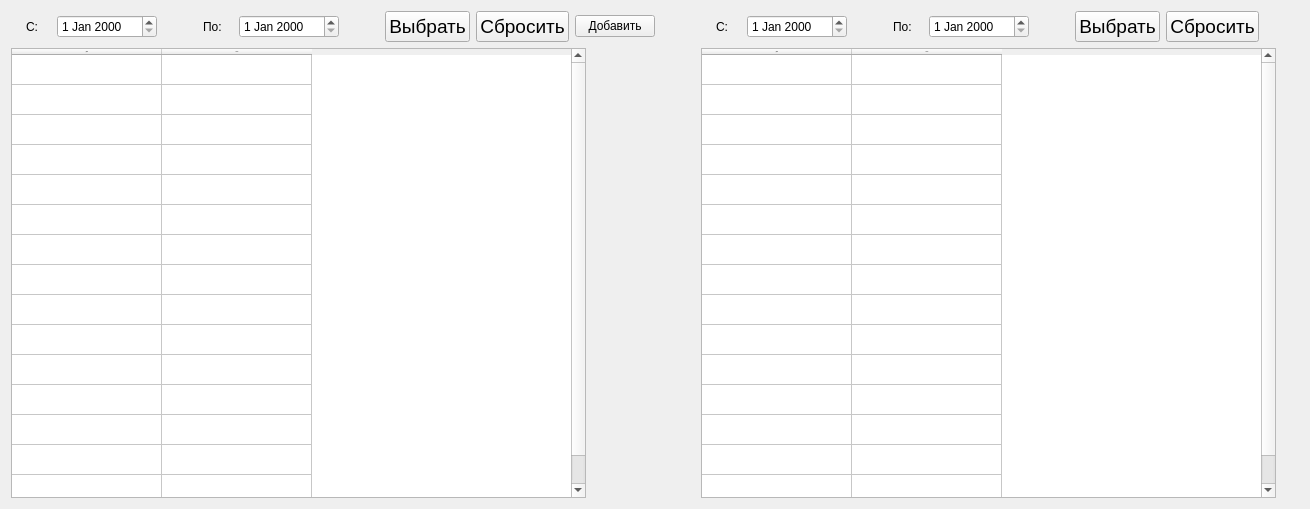
      <widget class="QWidget" name="tab_zayav">
       <attribute name="title">
        <string>Заявки</string>
       </attribute>
       <layout class="QVBoxLayout" name="verticalLayout_9">
        <item>
         <layout class="QHBoxLayout" name="horizontalLayout_5">
          <item>
           <layout class="QVBoxLayout" name="verticalLayout">
            <item>
             <layout class="QHBoxLayout" name="layout_serch_zayav">
              <item>
               <spacer name="hspacer1_serch_zayav">
                <property name="orientation">
                 <enum>Qt::Horizontal</enum>
                </property>
                <property name="sizeType">
                 <enum>QSizePolicy::Fixed</enum>
                </property>
                <property name="sizeHint" stdset="0">
                 <size>
                  <width>15</width>
                  <height>20</height>
                 </size>
                </property>
               </spacer>
              </item>
              <item>
               <widget class="QLabel" name="label1_serch_zayav">
                <property name="minimumSize">
                 <size>
                  <width>25</width>
                  <height>0</height>
                 </size>
                </property>
                <property name="maximumSize">
                 <size>
                  <width>9</width>
                  <height>16777215</height>
                 </size>
                </property>
                <property name="text">
                 <string>С:</string>
                </property>
               </widget>
              </item>
              <item>
               <widget class="QDateEdit" name="dateedit_start_serch_zayav">
                <property name="minimumSize">
                 <size>
                  <width>100</width>
                  <height>0</height>
                 </size>
                </property>
               </widget>
              </item>
              <item>
               <spacer name="hspacer2_serch_zayav">
                <property name="orientation">
                 <enum>Qt::Horizontal</enum>
                </property>
                <property name="sizeType">
                 <enum>QSizePolicy::Fixed</enum>
                </property>
                <property name="sizeHint" stdset="0">
                 <size>
                  <width>40</width>
                  <height>20</height>
                 </size>
                </property>
               </spacer>
              </item>
              <item>
               <widget class="QLabel" name="label2_serch_zayav">
                <property name="minimumSize">
                 <size>
                  <width>30</width>
                  <height>0</height>
                 </size>
                </property>
                <property name="maximumSize">
                 <size>
                  <width>15</width>
                  <height>16777215</height>
                 </size>
                </property>
                <property name="text">
                 <string>По:</string>
                </property>
               </widget>
              </item>
              <item>
               <widget class="QDateEdit" name="dateedit_finish_serch_zayav">
                <property name="sizePolicy">
                 <sizepolicy hsizetype="Minimum" vsizetype="Fixed">
                  <horstretch>0</horstretch>
                  <verstretch>0</verstretch>
                 </sizepolicy>
                </property>
                <property name="minimumSize">
                 <size>
                  <width>100</width>
                  <height>0</height>
                 </size>
                </property>
               </widget>
              </item>
              <item>
               <spacer name="hspacer3_serch_zayav">
                <property name="orientation">
                 <enum>Qt::Horizontal</enum>
                </property>
                <property name="sizeType">
                 <enum>QSizePolicy::Fixed</enum>
                </property>
                <property name="sizeHint" stdset="0">
                 <size>
                  <width>40</width>
                  <height>20</height>
                 </size>
                </property>
               </spacer>
              </item>
              <item>
               <widget class="QPushButton" name="pushbutton_ok_serch_zayav">
                <property name="font">
                 <font>
                  <pointsize>14</pointsize>
                  <weight>50</weight>
                  <italic>false</italic>
                  <bold>false</bold>
                 </font>
                </property>
                <property name="text">
                 <string>Выбрать</string>
                </property>
               </widget>
              </item>
              <item>
               <widget class="QPushButton" name="pushbutton_cancel_serch_zayav">
                <property name="font">
                 <font>
                  <pointsize>14</pointsize>
                  <weight>50</weight>
                  <italic>false</italic>
                  <bold>false</bold>
                 </font>
                </property>
                <property name="text">
                 <string>Сбросить</string>
                </property>
               </widget>
              </item>
              <item>
               <widget class="QPushButton" name="pushButton">
                <property name="text">
                 <string>Добавить</string>
                </property>
               </widget>
              </item>
              <item>
               <spacer name="hspacer4_serch_zayav">
                <property name="orientation">
                 <enum>Qt::Horizontal</enum>
                </property>
                <property name="sizeHint" stdset="0">
                 <size>
                  <width>40</width>
                  <height>20</height>
                 </size>
                </property>
               </spacer>
              </item>
             </layout>
            </item>
            <item>
             <widget class="QTableWidget" name="table_zayav">
              <property name="sizePolicy">
               <sizepolicy hsizetype="Fixed" vsizetype="Expanding">
                <horstretch>99</horstretch>
                <verstretch>99</verstretch>
               </sizepolicy>
              </property>
              <property name="minimumSize">
               <size>
                <width>575</width>
                <height>450</height>
               </size>
              </property>
              <property name="maximumSize">
               <size>
                <width>16777215</width>
                <height>16777215</height>
               </size>
              </property>
              <property name="font">
               <font>
                <family>Roboto</family>
                <pointsize>-1</pointsize>
                <weight>50</weight>
                <italic>false</italic>
                <bold>false</bold>
               </font>
              </property>
              <property name="rowCount">
               <number>15</number>
              </property>
              <attribute name="horizontalHeaderCascadingSectionResizes">
               <bool>true</bool>
              </attribute>
              <attribute name="horizontalHeaderDefaultSectionSize">
               <number>150</number>
              </attribute>
              <attribute name="horizontalHeaderMinimumSectionSize">
               <number>60</number>
              </attribute>
              <attribute name="verticalHeaderVisible">
               <bool>false</bool>
              </attribute>
              <row/>
              <row/>
              <row/>
              <row/>
              <row/>
              <row/>
              <row/>
              <row/>
              <row/>
              <row/>
              <row/>
              <row/>
              <row/>
              <row/>
              <row/>
              <column>
               <property name="text">
                <string>Дата</string>
               </property>
              </column>
              <column>
               <property name="text">
                <string>Текст</string>
               </property>
              </column>
             </widget>
            </item>
           </layout>
          </item>
          <item>
           <layout class="QVBoxLayout" name="verticalLayout_2">
            <item>
             <layout class="QHBoxLayout" name="layout_serch_zayav_2">
              <item>
               <spacer name="hspacer1_serch_zayav_2">
                <property name="orientation">
                 <enum>Qt::Horizontal</enum>
                </property>
                <property name="sizeType">
                 <enum>QSizePolicy::Fixed</enum>
                </property>
                <property name="sizeHint" stdset="0">
                 <size>
                  <width>15</width>
                  <height>20</height>
                 </size>
                </property>
               </spacer>
              </item>
              <item>
               <widget class="QLabel" name="label1_serch_zayav_2">
                <property name="minimumSize">
                 <size>
                  <width>25</width>
                  <height>0</height>
                 </size>
                </property>
                <property name="maximumSize">
                 <size>
                  <width>9</width>
                  <height>16777215</height>
                 </size>
                </property>
                <property name="text">
                 <string>С:</string>
                </property>
               </widget>
              </item>
              <item>
               <widget class="QDateEdit" name="dateedit_start_serch_zayav_2">
                <property name="minimumSize">
                 <size>
                  <width>100</width>
                  <height>0</height>
                 </size>
                </property>
               </widget>
              </item>
              <item>
               <spacer name="hspacer2_serch_zayav_2">
                <property name="orientation">
                 <enum>Qt::Horizontal</enum>
                </property>
                <property name="sizeType">
                 <enum>QSizePolicy::Fixed</enum>
                </property>
                <property name="sizeHint" stdset="0">
                 <size>
                  <width>40</width>
                  <height>20</height>
                 </size>
                </property>
               </spacer>
              </item>
              <item>
               <widget class="QLabel" name="label2_serch_zayav_2">
                <property name="minimumSize">
                 <size>
                  <width>30</width>
                  <height>0</height>
                 </size>
                </property>
                <property name="maximumSize">
                 <size>
                  <width>15</width>
                  <height>16777215</height>
                 </size>
                </property>
                <property name="text">
                 <string>По:</string>
                </property>
               </widget>
              </item>
              <item>
               <widget class="QDateEdit" name="dateedit_finish_serch_zayav_2">
                <property name="sizePolicy">
                 <sizepolicy hsizetype="Minimum" vsizetype="Fixed">
                  <horstretch>0</horstretch>
                  <verstretch>0</verstretch>
                 </sizepolicy>
                </property>
                <property name="minimumSize">
                 <size>
                  <width>100</width>
                  <height>0</height>
                 </size>
                </property>
               </widget>
              </item>
              <item>
               <spacer name="hspacer3_serch_zayav_2">
                <property name="orientation">
                 <enum>Qt::Horizontal</enum>
                </property>
                <property name="sizeType">
                 <enum>QSizePolicy::Fixed</enum>
                </property>
                <property name="sizeHint" stdset="0">
                 <size>
                  <width>40</width>
                  <height>20</height>
                 </size>
                </property>
               </spacer>
              </item>
              <item>
               <widget class="QPushButton" name="pushbutton_ok_serch_zayav_2">
                <property name="font">
                 <font>
                  <pointsize>14</pointsize>
                  <weight>50</weight>
                  <italic>false</italic>
                  <bold>false</bold>
                 </font>
                </property>
                <property name="text">
                 <string>Выбрать</string>
                </property>
               </widget>
              </item>
              <item>
               <widget class="QPushButton" name="pushbutton_cancel_serch_zayav_2">
                <property name="font">
                 <font>
                  <pointsize>14</pointsize>
                  <weight>50</weight>
                  <italic>false</italic>
                  <bold>false</bold>
                 </font>
                </property>
                <property name="text">
                 <string>Сбросить</string>
                </property>
               </widget>
              </item>
              <item>
               <spacer name="hspacer4_serch_zayav_2">
                <property name="orientation">
                 <enum>Qt::Horizontal</enum>
                </property>
                <property name="sizeHint" stdset="0">
                 <size>
                  <width>40</width>
                  <height>20</height>
                 </size>
                </property>
               </spacer>
              </item>
             </layout>
            </item>
            <item>
             <widget class="QTableWidget" name="table_zayav_2">
              <property name="sizePolicy">
               <sizepolicy hsizetype="Fixed" vsizetype="Expanding">
                <horstretch>99</horstretch>
                <verstretch>99</verstretch>
               </sizepolicy>
              </property>
              <property name="minimumSize">
               <size>
                <width>575</width>
                <height>450</height>
               </size>
              </property>
              <property name="maximumSize">
               <size>
                <width>16777215</width>
                <height>16777215</height>
               </size>
              </property>
              <property name="font">
               <font>
                <family>Roboto</family>
                <pointsize>-1</pointsize>
                <weight>50</weight>
                <italic>false</italic>
                <bold>false</bold>
               </font>
              </property>
              <property name="rowCount">
               <number>15</number>
              </property>
              <attribute name="horizontalHeaderCascadingSectionResizes">
               <bool>true</bool>
              </attribute>
              <attribute name="horizontalHeaderDefaultSectionSize">
               <number>150</number>
              </attribute>
              <attribute name="horizontalHeaderMinimumSectionSize">
               <number>60</number>
              </attribute>
              <attribute name="verticalHeaderVisible">
               <bool>false</bool>
              </attribute>
              <row/>
              <row/>
              <row/>
              <row/>
              <row/>
              <row/>
              <row/>
              <row/>
              <row/>
              <row/>
              <row/>
              <row/>
              <row/>
              <row/>
              <row/>
              <column>
               <property name="text">
                <string>Дата</string>
               </property>
              </column>
              <column>
               <property name="text">
                <string>Текст</string>
               </property>
              </column>
             </widget>
            </item>
           </layout>
          </item>
         </layout>
        </item>
       </layout>
      </widget>
